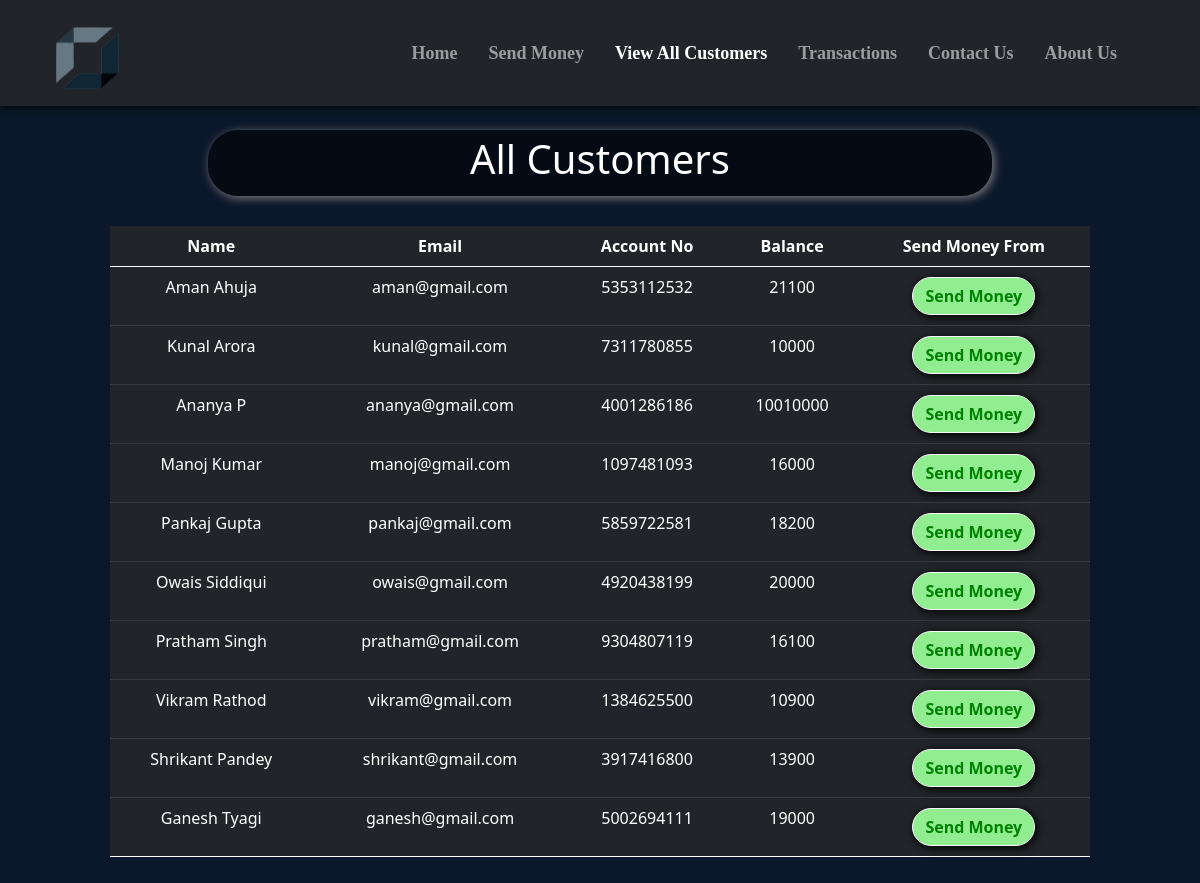
/all_cust.php, run on the app's committed database.
### tables this page shows
CREATE TABLE `users` (
  `sr` int(11) NOT NULL,
  `name` varchar(20) NOT NULL,
  `email` varchar(20) NOT NULL,
  `accno` varchar(10) NOT NULL,
  `blc` bigint(20) NOT NULL
);

### all_cust.php (the view, shortened to what this page needs)
<!doctype html>
<html lang="en">
<head>
    <link href="https://cdn.jsdelivr.net/npm/bootstrap@5.0.2/dist/css/bootstrap.min.css" rel="stylesheet"
>
    <link rel="stylesheet" href="https://cdnjs.cloudflare.com/ajax/libs/font-awesome/5.15.3/css/all.min.css"
 />
</head>
<body style="background-color:#0B172A;">
    <?php include 'spin.php'; ?>
    <nav class="navbar navbar-expand-lg navbar-dark bg-dark fixed fixed-top"
        style="font-family:candara; font-size:18px; box-shadow: 0px 0px 10px 0px black;">
        <div class="container-fluid">
            <a href="index.php"><img src="statics\logo.png" alt=""
                    style="height: 80px; margin-left:25px; margin-top:10px;"></a>
        </div>
        <div class="collapse navbar-collapse" id="navbarSupportedContent">
            <b>
                <ul class="navbar-nav ">
                    <li class="nav-item nav-links" style="margin-left:15px;">
                        <a class="nav-link text-nowrap" aria-current="page" href="index.php">Home</a>
                    </li>
                    <li class="nav-item" style="margin-left:15px; ">
                        <a class="nav-link text-nowrap" href="send_money.php">Send Money</a>
                    </li>
                    <li class="nav-item" style="margin-left:15px;">
                        <a class="nav-link text-nowrap active" href="all_cust.php">View All Customers</a>
                    </li>
                    <li class="nav-item" style="margin-left:15px;">
                        <a class="nav-link text-nowrap" href="transactions.php">Transactions</a>
                    </li>
                    <li class="nav-item" style="margin-left:15px;">
                        <a class="nav-link text-nowrap" href="contact_us.php">Contact Us</a>
                    </li>
                    <li class="nav-item" style="margin-left:15px; margin-right:75px;">
                        <a class="nav-link text-nowrap" href="about_us.php">About Us</a>
                    </li>
                </ul>
            </b>
        </div>
    </nav>
    <center>
        <div class="container" style="margin-top: 10%; padding:10px 80px 10px 80px; ">
            <div
                style="width:80%; background-color:rgba(0,0,0,.5); padding:5px 5px 5px 5px; border-radius:30px; box-shadow: 2px 2px 10px gray;">
                <h1 style=" color:white;">All Customers</h1>
            </div>
            <?php
    $conn = mysqli_connect($servername, $username, $password, $database);
    if(!$conn){
        die("Connection not established: ".mysqli_connect_error());
    }else{
        $sql = "SELECT * FROM `users`";
        $result = mysqli_query($conn, $sql);
?>
            <table class="table table-dark" style="margin-top: 30px;">
                <thead>
                    <tr>
                        <th scope="col">Name</th>
                        <th scope="col">Email</th>
                        <th scope="col">Account No</th>
                        <th scope="col">Balance</th>
                        <th scope="col">Send Money From</th>
                    </tr>
                </thead>
                <?php
echo "<tbody>";
        while($row = mysqli_fetch_assoc($result)){
        echo    '
            <tr>
              <td>'.$row['name'].'</td>
              <td>'.$row['email'].'</td>
              <td>'.$row['accno'].'</td>
              <td>'.$row['blc'].'</td>
              <td style="padding:10px 10px 10px 10px">
              <a href="send_money.php?reads='.$row['accno'].'"
              <button type="button" class="btn mybtn btn-outline-light">Send Money</button>
              </a>
              </td>
            </tr>';
    }
    }
    echo "</tbody>";
?>
        </div>
    </center>
</body>
</html>

### spin.php (shortened to what this page needs)
<html>
<head>
<link rel="stylesheet" href="https://cdnjs.cloudflare.com/ajax/libs/font-awesome/5.15.3/css/all.min.css" />
</head>
<body>
    </body>
</html>

### all_cust.php (style rules this page uses)
th, td { text-align: center; }
.mybtn { box-shadow: 2px 2px 10px black; border-radius: 30px; font-weight: bold; background-color: lightgreen; color: green; }

### data on the page
users: name "Aman Ahuja", email "aman@gmail.com", accno "5353112532", blc "21100"
users: name "Kunal Arora", email "kunal@gmail.com", accno "7311780855", blc "10000"
users: name "Ananya P", email "ananya@gmail.com", accno "4001286186", blc "10010000"
users: name "Manoj Kumar", email "manoj@gmail.com", accno "1097481093", blc "16000"
users: name "Pankaj Gupta", email "pankaj@gmail.com", accno "5859722581", blc "18200"
users: name "Owais Siddiqui", email "owais@gmail.com", accno "4920438199", blc "20000"
users: name "Pratham Singh", email "pratham@gmail.com", accno "9304807119", blc "16100"
users: name "Vikram Rathod", email "vikram@gmail.com", accno "1384625500", blc "10900"
users: name "Shrikant Pandey", email "shrikant@gmail.com", accno "3917416800", blc "13900"
users: name "Ganesh Tyagi", email "ganesh@gmail.com", accno "5002694111", blc "19000"
